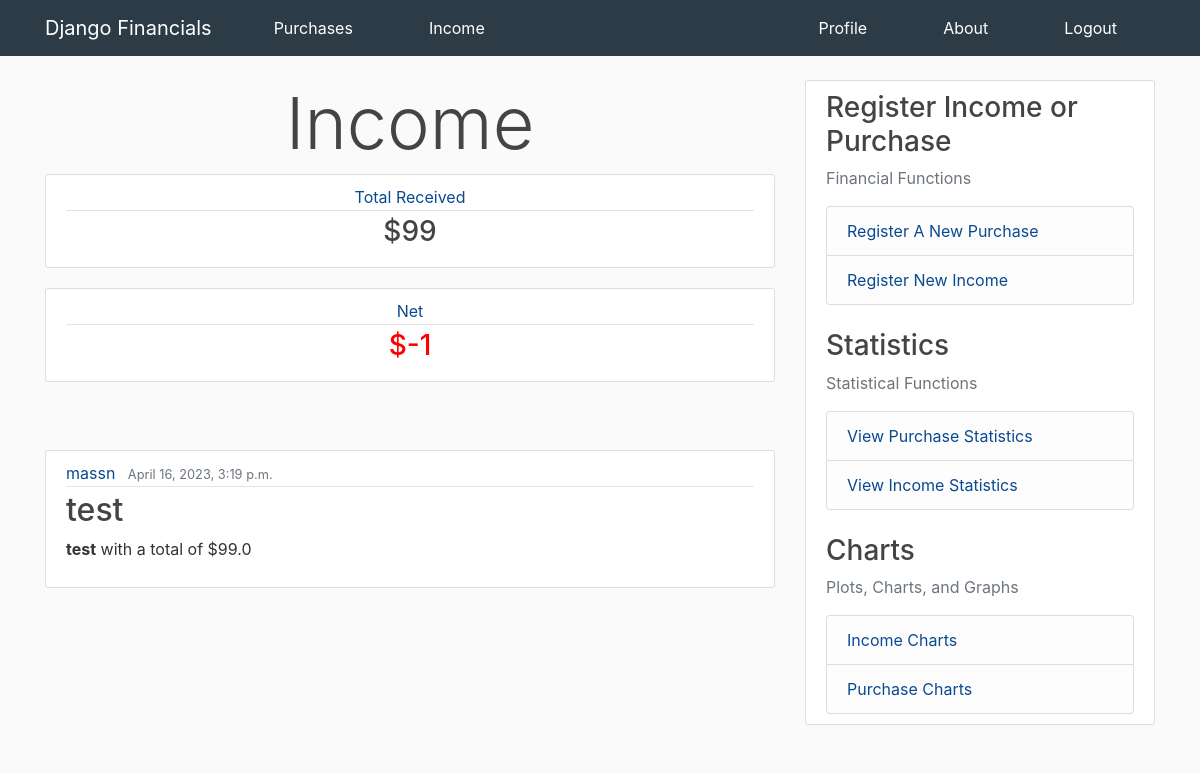
Page /income (signed in) on the committed database.
### finance_app/models.py (models this page shows, shortened)
class Income(models.Model):
    income_source = models.TextField()
    income_description = models.TextField()
    amount = models.FloatField()
    date_received = models.DateTimeField(default=timezone.now)
    month_received = models.IntegerField(default=timezone.now().month)
    owner = models.ForeignKey(User, on_delete=models.CASCADE)

### finance_app/views.py (the view)
# urls.py: path("income", views.income_page, name="income_page"),
@login_required
def income_page(request):
    total_inc = sum([income.amount for income in Income.objects.filter(owner=request.user)])
    total_pur = sum([purchase.amount for purchase in Purchase.objects.filter(owner=request.user)])
    net = total_inc - total_pur
    if net < 0.001 and net > -0.001:
        net = 0
    context = {
        "title": "Income",
        'incomes': reversed(Income.objects.all()),
        'total': total_inc,
        'net': net
    }
    return render(request, "finance_app/income.html", context)

### finance_app/templates/finance_app/income.html
{% extends "finance_app/base.html"%}
{% block content %}
    <h1 class="display-3 center">Income</h1>
    <article class="media content-section">
        <div class="media-body">
            <div class="article-metadata">
                <a class="mr-2 center" style="color: #0a4a91;" href="#">Total Received</a>
            </div>
            <h3><a class="article-title center" href="{% url 'income_statistics_page' %}">${{total|floatformat:-2}}</a></h3>
        </div>
    </article>
    <article class="media content-section">
        <div class="media-body">
            <div class="article-metadata">
                <a class="mr-2 center" style="color: #0a4a91;" href="#">Net</a>
            </div>
            {% if net > 0 %}
                <h3><a class="article-title center" href="#" style="color: green;">${{net|floatformat:-2}}</a></h3>
            {% elif net < 0 %}
                <h3><a class="article-title center" href="#" style="color: red;">${{net|floatformat:-2}}</a></h3>
            {% else %}
                <h3><a class="article-title center" href="#" style="color: black;">${{net|floatformat:-2}}</a></h3>
            {% endif %}
        </div>
    </article>
    <br>
    <br>
    {% for income in incomes %}
        {% if income.owner == user %}
            <article class="media content-section" aria-label="Container for Income">
                <div class="media-body">
                    <div class="article-metadata">
                        <a class="mr-2" style="color: #0a4a91;" href="#">{{income.owner}}</a>
                        <small class="text-muted">{{income.date_received}}</small>
                    </div>
                    <h2><a class="article-title" href="#">{{income.income_source}}</a></h2>
                    <p class="article-content"><strong>{{income.income_description}}</strong> with a total of ${{income.amount}}</p>
                </div>
            </article>
        {% endif %}
    {% endfor %}
{% endblock content %}

### finance_app/static/finance_app/styles.css (style rules this page uses)
body { background: #fafafa; color: #333333; margin-top: 5rem; }
h1, h2, h3, h4, h5, h6 { color: #444444; }
.center { width: 100%; display: inline-flex; justify-content: center; text-align: center; }
.content-section { background: #ffffff; padding: 10px 20px; border: 1px solid #dddddd; border-radius: 3px; margin-bottom: 20px; }
.article-title { color: #444444; text-align: center; }
.article-content { white-space: pre-line; }
.article-metadata { padding-bottom: 1px; margin-bottom: 4px; border-bottom: 1px solid #e3e3e3 }

### rows in the picture
Income: owner "massn", date_received "April 16, 2023, 3:19 p.m.", income_source "test", income_description "test", amount "99.0"

### other values in the picture
{{ total|floatformat:-2 }} "99"
{{ net|floatformat:-2 }} "-1"
